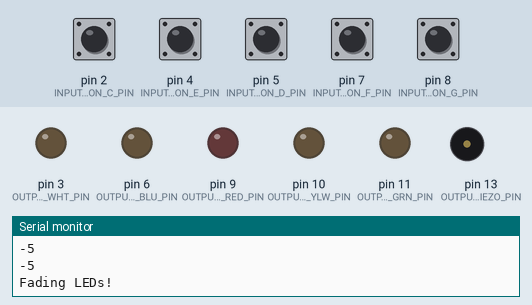
A sketch run on a simulated Arduino Uno, built with avr-gcc and run on an emulated ATmega328P. Parts: output pins drawn as LEDs (lit = HIGH), buzzer (waves = sounding), the last lines printed to the serial monitor. The test bench sets the inputs (shaded band); at power-on: pin 2 (INPUT_BUTTON_C_PIN), pin 4 (INPUT_BUTTON_E_PIN), pin 5 (INPUT_BUTTON_D_PIN), pin 7 (INPUT_BUTTON_F_PIN), pin 8 (INPUT_BUTTON_G_PIN) HIGH. Pins used as bus, display or sensor lines are not drawn.

Above: at 1.2 s.
1.3 s: pin 2 (INPUT_BUTTON_C_PIN) pulled LOW for 0.15 s
At 1.41 s:
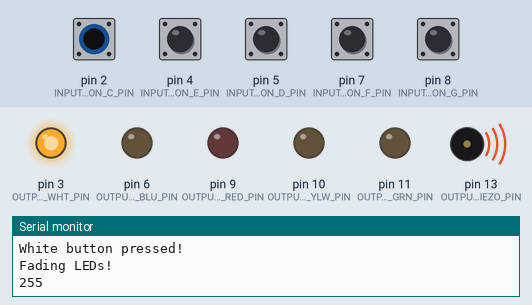
4.3 s: pin 4 (INPUT_BUTTON_E_PIN) pulled LOW for 0.15 s
At 4.54 s:
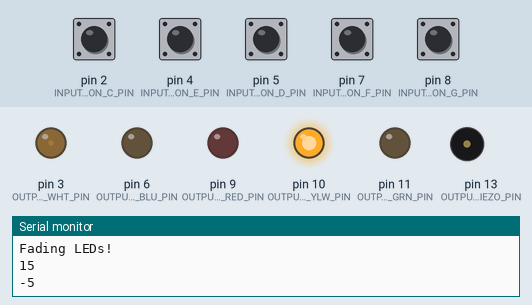
7.3 s: pin 5 (INPUT_BUTTON_D_PIN) pulled LOW for 0.15 s
At 7.49 s:
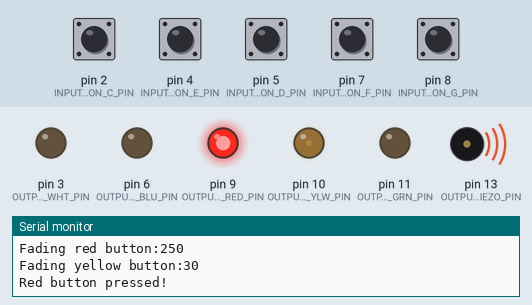
10.3 s: pin 7 (INPUT_BUTTON_F_PIN) pulled LOW for 0.15 s
At 10.53 s:
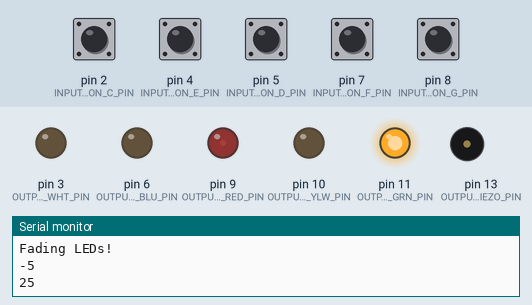
13.3 s: pin 8 (INPUT_BUTTON_G_PIN) pulled LOW for 0.15 s
At 13.46 s:
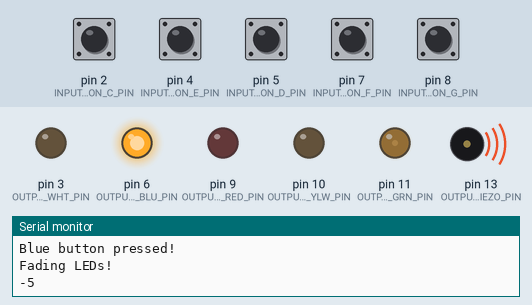
16.3 s: pin 2 (INPUT_BUTTON_C_PIN) pulled LOW for 1 s
At 17.15 s:
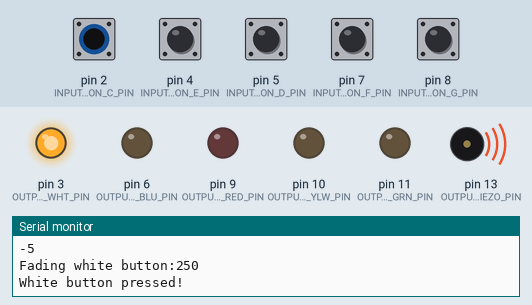
Timing chart, 0 to 20.3 s (numbered marks = the images above; inputs shaded):
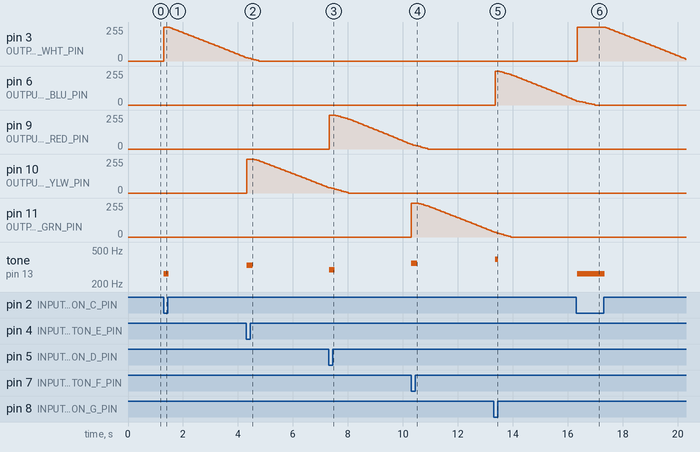

Measured:
- after the input at 1.3 s, tone on pin 13 (OUTPUT_PIEZO_PIN): silent → 262 Hz at once, → silent 0.17 s later
- after the input at 4.3 s, tone on pin 13 (OUTPUT_PIEZO_PIN): silent → 330 Hz at once, → silent 0.23 s later
- after the input at 7.3 s, tone on pin 13 (OUTPUT_PIEZO_PIN): silent → 294 Hz at once, → silent 0.22 s later
- after the input at 10.3 s, tone on pin 13 (OUTPUT_PIEZO_PIN): silent → 350 Hz at once, → silent 0.22 s later
- after the input at 13.3 s, tone on pin 13 (OUTPUT_PIEZO_PIN): silent → 392 Hz after 0.05 s, → silent 0.11 s later
- after the input at 16.3 s, tone on pin 13 (OUTPUT_PIEZO_PIN): silent → 262 Hz at once, → silent 1.0 s later

The sketch:

L2_3.ino
```cpp
#define KEY_C 262  // 261.6256 Hz (middle C)
#define KEY_D 294  // 293.6648 Hz
#define KEY_E 330  // 329.6276 Hz
#define KEY_F 350  // 349.2282 Hz
#define KEY_G 392  // 391.9954 Hz

const int INPUT_BUTTON_C_PIN = 2;
const int INPUT_BUTTON_D_PIN = 5;
const int INPUT_BUTTON_E_PIN = 4;
const int INPUT_BUTTON_F_PIN = 7;
const int INPUT_BUTTON_G_PIN = 8;

const int OUTPUT_LED_WHT_PIN = 3;
const int OUTPUT_LED_RED_PIN = 9;
const int OUTPUT_LED_YLW_PIN = 10;
const int OUTPUT_LED_GRN_PIN = 11;
const int OUTPUT_LED_BLU_PIN = 6;

const int OUTPUT_PIEZO_PIN = 13;
const int OUTPUT_LED_PIN = LED_BUILTIN;

const int MAX_ANALOG_OUT = 255;

const int TIME_ON_EACH_FADE_VAL_MS = 30;

const boolean _buttonsAreActiveLow = true;

int _fadeAmount = 5;
int _curBrightnessWhite = 0;
int _curBrightnessRed = 0;
int _curBrightnessYellow = 0;
int _curBrightnessGreen = 0;
int _curBrightnessBlue = 0;

unsigned long _whiteFadeValueUpdatedTimestampMs = 0;
unsigned long _redFadeValueUpdatedTimestampMs = 0;
unsigned long _yellowFadeValueUpdatedTimestampMs = 0;
unsigned long _greenFadeValueUpdatedTimestampMs = 0;
unsigned long _blueFadeValueUpdatedTimestampMs = 0;

void setup() {
  pinMode(INPUT_BUTTON_C_PIN, INPUT_PULLUP);
  pinMode(INPUT_BUTTON_D_PIN, INPUT_PULLUP);
  pinMode(INPUT_BUTTON_E_PIN, INPUT_PULLUP);
  pinMode(INPUT_BUTTON_F_PIN, INPUT_PULLUP);
  pinMode(INPUT_BUTTON_G_PIN, INPUT_PULLUP);
  pinMode(OUTPUT_PIEZO_PIN, OUTPUT);
  pinMode(OUTPUT_LED_WHT_PIN, OUTPUT);
  pinMode(OUTPUT_LED_RED_PIN, OUTPUT);
  pinMode(OUTPUT_LED_YLW_PIN, OUTPUT);
  pinMode(OUTPUT_LED_GRN_PIN, OUTPUT);
  pinMode(OUTPUT_LED_BLU_PIN, OUTPUT);

  Serial.begin(9600);
}

void loop() {
  unsigned long currentTimestampMs = millis();
  fadeLEDs(currentTimestampMs);

  if(isButtonPressed(INPUT_BUTTON_C_PIN)){
    tone(OUTPUT_PIEZO_PIN, KEY_C);
    analogWrite(OUTPUT_LED_WHT_PIN, MAX_ANALOG_OUT);
    _curBrightnessWhite = MAX_ANALOG_OUT;
    Serial.println("White button pressed!");
  }else if(isButtonPressed(INPUT_BUTTON_D_PIN)){
    tone(OUTPUT_PIEZO_PIN, KEY_D);
    analogWrite(OUTPUT_LED_RED_PIN, MAX_ANALOG_OUT);
    _curBrightnessRed = MAX_ANALOG_OUT;
    Serial.println("Red button pressed!");
  }else if(isButtonPressed(INPUT_BUTTON_E_PIN)){
    tone(OUTPUT_PIEZO_PIN, KEY_E);
    analogWrite(OUTPUT_LED_YLW_PIN, MAX_ANALOG_OUT);
    _curBrightnessYellow = MAX_ANALOG_OUT;
    Serial.println("Yellow button pressed!");
  }else if(isButtonPressed(INPUT_BUTTON_F_PIN)){
    tone(OUTPUT_PIEZO_PIN, KEY_F);
    analogWrite(OUTPUT_LED_GRN_PIN, MAX_ANALOG_OUT);
    _curBrightnessGreen = MAX_ANALOG_OUT;
    Serial.println("Green button pressed!");
  }else if(isButtonPressed(INPUT_BUTTON_G_PIN)){
    tone(OUTPUT_PIEZO_PIN, KEY_G);
    analogWrite(OUTPUT_LED_BLU_PIN, MAX_ANALOG_OUT);
    _curBrightnessBlue = MAX_ANALOG_OUT;
    Serial.println("Blue button pressed!");
  }else{
    noTone(OUTPUT_PIEZO_PIN); // turn off the waveform
    digitalWrite(OUTPUT_LED_PIN, LOW);
  }
}

boolean isButtonPressed(int btnPin){
  int btnVal = digitalRead(btnPin);
  if(_buttonsAreActiveLow && btnVal == LOW){
    // button is hooked up with pull-up resistor
    // and is in a pressed state
    digitalWrite(OUTPUT_LED_PIN, HIGH);
    return true;
  }else if(!_buttonsAreActiveLow && btnVal == HIGH){
    // button is hooked up with a pull-down resistor
    // and is in a pressed state
    digitalWrite(OUTPUT_LED_PIN, HIGH);
    return true;
  }

  // button is not pressed
  return false;
}

void fadeLEDs(unsigned long timestamp) {
  Serial.println("Fading LEDs!");
  Serial.println(_curBrightnessWhite);
  Serial.println(_curBrightnessRed);
  Serial.println(_curBrightnessYellow);
  Serial.println(_curBrightnessGreen);
  Serial.println(_curBrightnessBlue);

  if(timestamp - _whiteFadeValueUpdatedTimestampMs >= TIME_ON_EACH_FADE_VAL_MS &&
        _curBrightnessWhite >= 0) {
    analogWrite(OUTPUT_LED_WHT_PIN, _curBrightnessWhite);
    _whiteFadeValueUpdatedTimestampMs = timestamp;
    _curBrightnessWhite = _curBrightnessWhite - _fadeAmount;
    Serial.print("Fading white button:");
    Serial.println(_curBrightnessWhite);
  }
  if(timestamp - _redFadeValueUpdatedTimestampMs >= TIME_ON_EACH_FADE_VAL_MS &&
        _curBrightnessRed >= 0) {
    analogWrite(OUTPUT_LED_RED_PIN, _curBrightnessRed);
    _redFadeValueUpdatedTimestampMs = timestamp;
    _curBrightnessRed = _curBrightnessRed - _fadeAmount;
    Serial.print("Fading red button:");
    Serial.println(_curBrightnessRed);
  }
  if(timestamp - _yellowFadeValueUpdatedTimestampMs >= TIME_ON_EACH_FADE_VAL_MS &&
        _curBrightnessYellow >= 0) {
    analogWrite(OUTPUT_LED_YLW_PIN, _curBrightnessYellow);
    _yellowFadeValueUpdatedTimestampMs = timestamp;
    _curBrightnessYellow = _curBrightnessYellow - _fadeAmount;
    Serial.print("Fading yellow button:");
    Serial.println(_curBrightnessYellow);
  }
  if(timestamp - _greenFadeValueUpdatedTimestampMs >= TIME_ON_EACH_FADE_VAL_MS &&
        _curBrightnessGreen >= 0) {
    analogWrite(OUTPUT_LED_GRN_PIN, _curBrightnessGreen);
    _greenFadeValueUpdatedTimestampMs = timestamp;
    _curBrightnessGreen = _curBrightnessGreen - _fadeAmount;
    Serial.print("Fading green button:");
    Serial.println(_curBrightnessGreen);
  }
  if(timestamp - _blueFadeValueUpdatedTimestampMs >= TIME_ON_EACH_FADE_VAL_MS &&
        _curBrightnessBlue >= 0) {
    analogWrite(OUTPUT_LED_BLU_PIN, _curBrightnessBlue);
    _blueFadeValueUpdatedTimestampMs = timestamp;
    _curBrightnessBlue = _curBrightnessBlue - _fadeAmount;
    Serial.print("Fading blue button:");
    Serial.println(_curBrightnessBlue);
  }
}
```
